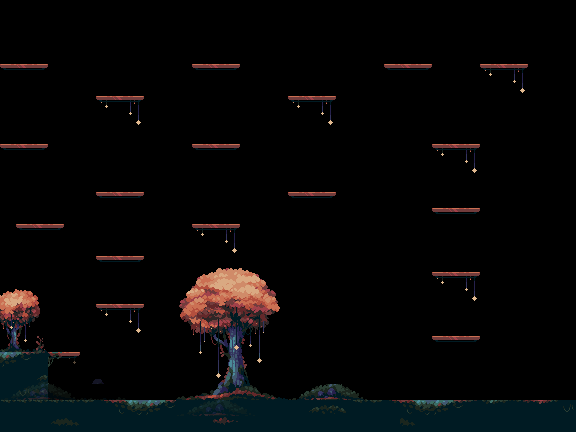

Below is a game level as drawn by its tile map, then a one-line description and the .tmx that defines it (tile-layer data replaced by summaries):
An orthogonal 36x27 tile map with 16x16 px tiles, 4 tile layers (Trees, Foreground Objects, Lights, Platforms), 2 hidden layers not drawn, 3 tilesets and 4 objects.

<map version="1.10" tiledversion="1.10.1" orientation="orthogonal" renderorder="right-down" width="36" height="27" tilewidth="16" tileheight="16" infinite="0" nextlayerid="10" nextobjectid="7">
 <editorsettings>
  <export target="../tiled.js" format="js" />
 </editorsettings>
 <tileset firstgid="1" source="springstar.tsx" />
 <tileset firstgid="199" source="background.tsx" />
 <tileset firstgid="202" source="collision.tsx" />
 <objectgroup id="6" name="Bg1">
  <object id="1" gid="199" x="-19.071" y="432.285" width="603.256" height="438.875" />
  <object id="3" gid="200" x="1.07112" y="430.386" width="288" height="180" />
 </objectgroup>
 <objectgroup id="7" name="Bg2">
  <object id="5" gid="200" x="-10.2515" y="409.864" width="585.219" height="317.287" />
 </objectgroup>
 <objectgroup id="8" name="Bg3">
  <object id="6" gid="201" x="-10.9592" y="421.187" width="588.05" height="347.009" />
 </objectgroup>
 <layer id="1" name="Trees" width="36" height="27">
  <data>[972 cells, 184 non-empty, 125 distinct tile ids]</data>
 </layer>
 <layer id="2" name="Foreground Objects" width="36" height="27" opacity="0.39">
  <data>[972 cells, 21 non-empty, 14 distinct tile ids]</data>
 </layer>
 <layer id="4" name="Lights" width="36" height="27">
  <data>[972 cells, 21 non-empty, 3 distinct tile ids]</data>
 </layer>
 <layer id="3" name="Platforms" width="36" height="27">
  <data>[972 cells, 56 non-empty, 4 distinct tile ids]</data>
 </layer>
 <layer id="9" name="FloorCollisions" width="36" height="27" visible="0" opacity="0.44">
  <data>[972 cells, 38 non-empty, 1 distinct tile ids]</data>
 </layer>
 <layer id="5" name="PlatformCollisions" width="36" height="27" visible="0" opacity="0.44">
  <data>[972 cells, 56 non-empty, 1 distinct tile ids]</data>
 </layer>
</map>
